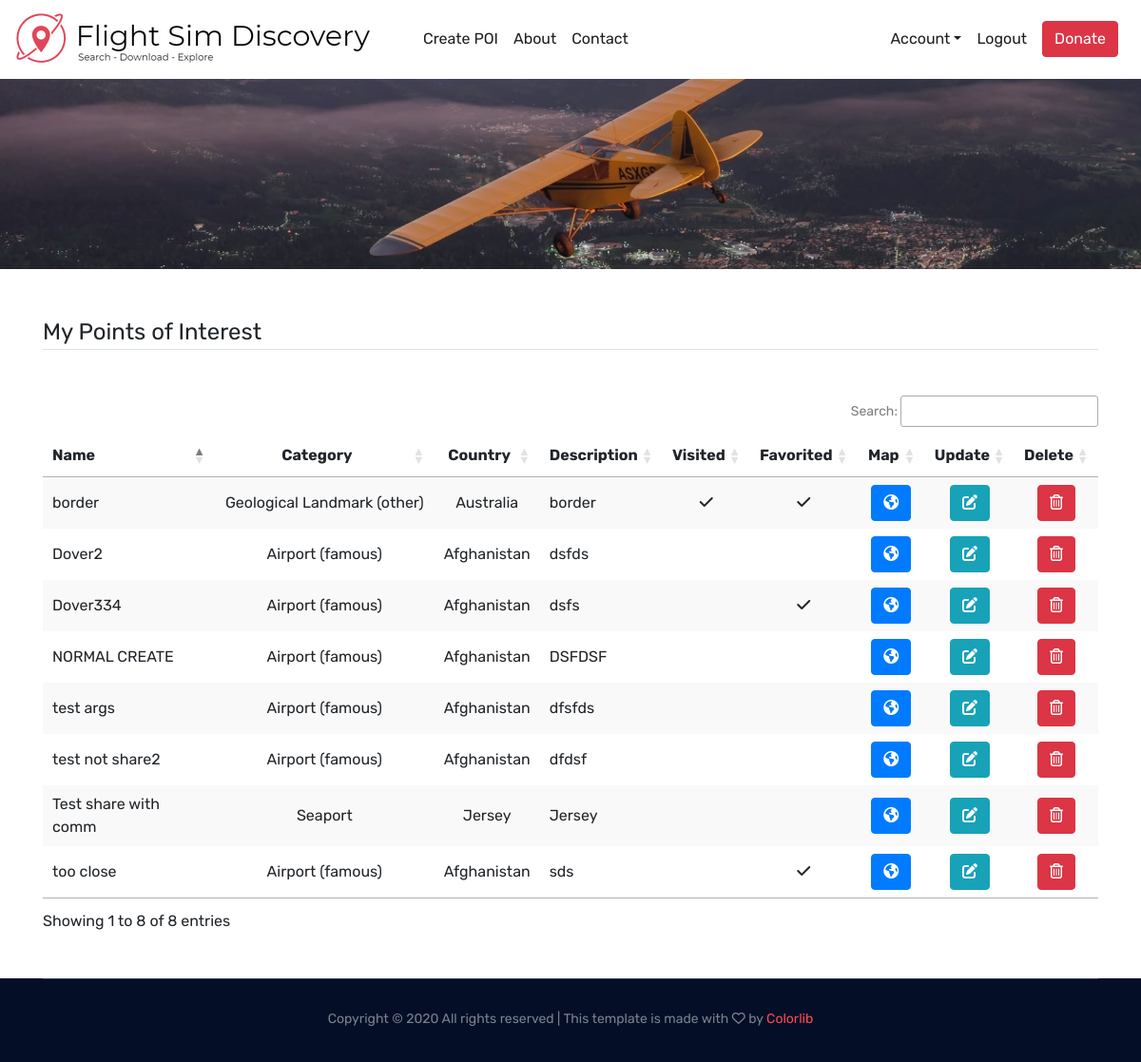
The app's page /user_pois (signed in) with its own data.
### flightsimdiscovery/models.py (models this page shows, shortened)
class Pois(db.Model):
    id = db.Column(db.Integer, primary_key=True)
    user_id = db.Column(db.Integer, db.ForeignKey('user.id'), nullable=False)
    name = db.Column(db.String(50), unique=True, nullable=False)
    latitude = db.Column(db.FLOAT, unique=False, nullable=False)
    longitude = db.Column(db.FLOAT, unique=False, nullable=False)
    region = db.Column(db.String(20), unique=False, nullable=False)
    country = db.Column(db.String(60), unique=False, nullable=False)
    category = db.Column(db.String(20), unique=False, nullable=False)
    description = db.Column(db.Text, nullable=True)
    nearest_icao_code = db.Column(db.String(4), nullable=True)
    date_posted = db.Column(db.DateTime, nullable=False, default=datetime.utcnow)
    share = db.Column(db.Boolean(), nullable=False, default=True)
    flag = db.Column(db.Boolean(), nullable=False, default=False)

### flightsimdiscovery/users/routes.py (the view)
@users.route("/user_pois")
@login_required
def user_pois():
    print(current_user.id)
    user_pois_with_additional_data = get_user_pois_dict_inc_favorites_visited(current_user.id, True)
    return render_template('user_pois.html', user_pois=user_pois_with_additional_data)

### flightsimdiscovery/models.py (called while the page is built)
@login_manager.user_loader
def load_user(user_id):
    return User.query.get(int(user_id))

### flightsimdiscovery/pois/utils.py (called while the page is built)
def getTickImageBasedOnState(state):
    if state:
        return "fas fa-check"
    else:
        return ""

### flightsimdiscovery/users/utitls.py (called while the page is built)
def get_pois_id_list(poi_id_list):
    id_list = []
    for poi_id in poi_id_list:
        id_list.append(poi_id.poi_id)
    return id_list

### flightsimdiscovery/templates/user_pois.html (shortened to what this page needs)
{% extends "base.html" %}
{% block content %}
<div class="bradcam_area register_bg">
</div>
<div class="container">
    <div class="user_pois_section my-5">
        <div class="db_table_area">
            <legend class="border-bottom mb-5">My Points of Interest</legend>
            <table id="account_poi_datatable" class="stripe">
                <thead class="">
                <tr>
                    <th scope="col">Name</th>
                    <th scope="col">Category</th>
                    <th scope="col">Country</th>
                    <th scope="col">Description</th>
                    <th scope="col">Visited</th>
                    <th scope="col">Favorited</th>
                    <th scope="col">Map</th>
                    <th scope="col">Update</th>
                    <th scope="col">Delete</th>
                </tr>
                </thead>
                <tbody>
                {% for poi in user_pois %}
                <tr>
                    <td>{{poi.name}}</td>
                    <td>{{poi.category}}</td>
                    <td>{{poi.country}}</td>
                    <td>{{poi.description}}</td>
                    <td><i class="{{poi.visited}}"></i></td>
                    <td><i class="{{poi.favorited}}"></i></td>
                    <td><a href="/{{poi.location}}" class="btn btn-primary" onclick="this.form.submit()" role="button"
                           aria-disabled="true"><i class="fas fa-globe-americas"></i></a></td>
                    <td><a href="/poi/{{poi.id}}/update" class="btn btn-info" role="button" aria-disabled="true"><i
                            class="fas fa-edit"></i></a></td>
                    <td>
                        <button type="button" class="open_delete_modal btn btn-danger" data-id="{{poi.id}}"
                                data-toggle="modal" data-target="#deleteModal"><i class="far fa-trash-alt"></i></button>
                    </td>
                </tr>
                {% endfor %}
                </tbody>
            </table>
        </div>
    </div>
</div>
{% endblock content %}

### records on screen
Pois: name "test not share2", category "Airport (famous)", country "Afghanistan", description "dfdsf"
Pois: name "border", category "Geological Landmark (other)", country "Australia", description "border"
Pois: name "test args", category "Airport (famous)", country "Afghanistan", description "dfsfds"
Pois: name "Dover2", category "Airport (famous)", country "Afghanistan", description "dsfds"
Pois: name "Dover334", category "Airport (famous)", country "Afghanistan", description "dsfs"
Pois: name "too close", category "Airport (famous)", country "Afghanistan", description "sds"
Pois: name "Test share with comm", category "Seaport", country "Jersey", description "Jersey"
Pois: name "NORMAL CREATE", category "Airport (famous)", country "Afghanistan", description "DSFDSF"
